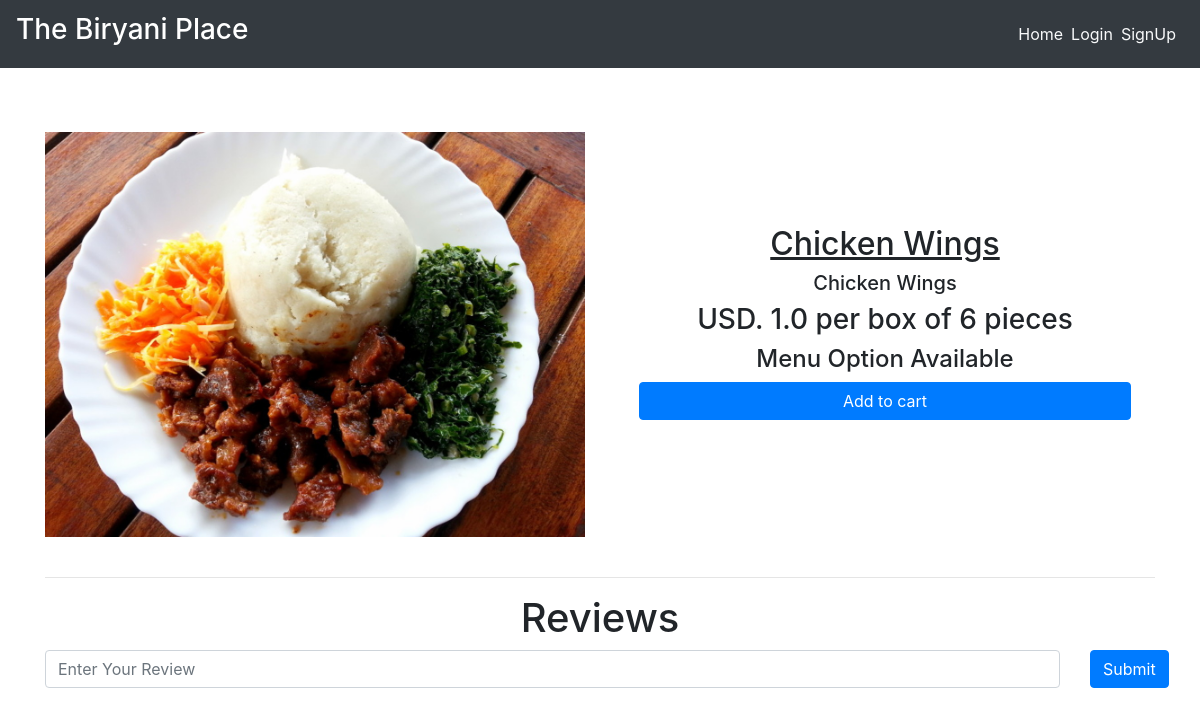
The app's page /dishes/chicken_wings with its own data.
### main/models.py (models this page shows, shortened)
class Item(models.Model):
    LABELS = (
        ('BestSeller', 'BestSeller'),
        ('New', 'New'),
        ('Spicy🔥', 'Spicy🔥'),
    )
    LABEL_COLOUR = (
        ('danger', 'danger'),
        ('success', 'success'),
        ('primary', 'primary'),
        ('info', 'info')
    )
    title = models.CharField(max_length=150)
    description = models.CharField(max_length=250,blank=True)
    price = models.FloatField()
    pieces = models.IntegerField(default=6)
    instructions = models.CharField(max_length=250,default="Menu Option Available")
    image = models.ImageField(default='default.png', upload_to='images/')
    labels = models.CharField(max_length=25, choices=LABELS, blank=True)
    label_colour = models.CharField(max_length=15, choices=LABEL_COLOUR, blank=True)
    slug = models.SlugField(default="sushi_name")
    created_by = models.ForeignKey(User, on_delete=models.CASCADE)

### main/views.py (the view)
# urls.py: path('dishes/<slug>', views.menuDetail, name='dishes'),
def menuDetail(request, slug):
    item = Item.objects.filter(slug=slug).first()
    reviews = Reviews.objects.filter(rslug=slug).order_by('-id')[:7]
    context = {
        'item' : item,
        'reviews' : reviews,
    }
    return render(request, 'main/dishes.html', context)

### main/templates/main/dishes.html (shortened to what this page needs)
{% extends "main/layout.html" %}
{% block content %}
<div class="dishes">
  <main class="mt-3 pt-4 main">
    <div class="container dark-grey-text">
      <div class="row wow fadeIn">
        <div class="col-md-6 mb-4">
          <img src="{{ item.image.url }}" class="img-fluid mt-4" alt="">
        </div>
        <div class="col-md-6 mb-4 information">
          <div class="p-4 content">
            <div class="mt-0">
                <h2><u>{{ item.title }}</u><span class="badge badge-{{ item.label_colour }} ml-2">{{ item.labels }}</span></h2>
            </div>
            <div class="lead">
              {% if item.description %}
              <h5>{{ item.description }}</h5>
              {% endif %}
              <h3>USD. {{ item.price }} per box of {{ item.pieces}} pieces</h3>
              <h4>{{ item.instructions }}</h4>
            </div>
            <a href="{% url 'main:add-to-cart' item.slug %}" class="btn btn-primary btn-md my-0 p">Add to cart</a>
          </div>
        </div>
      </div>
      <hr>
    </div>
  </main>
  <div class="container">
    <h1 class="text-center">Reviews</h1>
    <form action="{% url 'main:add_reviews' %}" method="POST" class="mb-3">
      <div class="row">
        <div class="col-sm-11">
          <input type="text" name="review" class="form-control" placeholder="Enter Your Review">
        </div>
        <div class="col-sm-1">
          <button type="submit" class="btn btn-primary">Submit</button>
        </div>
      </div>
    </form>
  </div>
</div>
{% endblock content %}

### main/static/main/styles.css (style rules this page uses)
.dishes .main .container .row img { max-width: 540px; max-height: 450px; width: fit-content; }
.dishes .main .container .row .content { display: flex; flex-direction: column; text-align: center; justify-content: center; }
.dishes .main .container .row .information { display: flex; flex-direction: column; text-align: center; justify-content: center; }

### records on screen
Item: image (placeholder picture), title "Chicken Wings", description "Chicken Wings", price "1.0", pieces "6", instructions "Menu Option Available"
